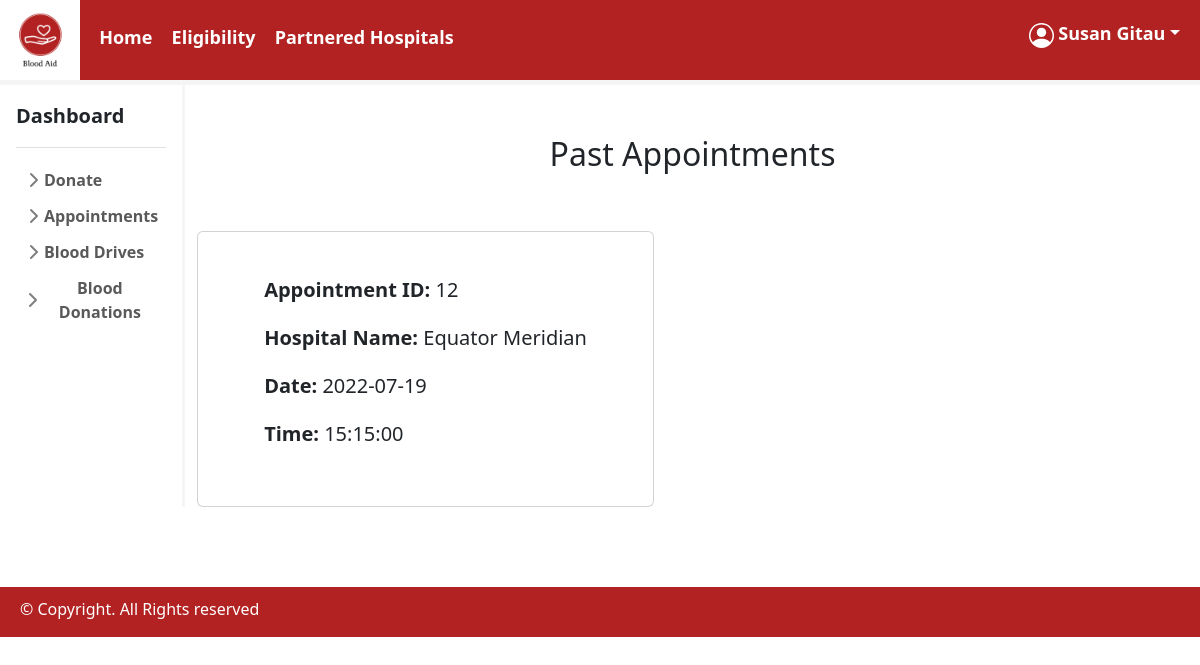
/hospital_appointment/donorViewPastAppointments.php (signed in), run on the app's committed database.
### tables this page shows
CREATE TABLE `hospital_appointment` (
  `appointment_id` int(11) NOT NULL,
  `donor_id` int(11) NOT NULL,
  `hospital_id` int(11) NOT NULL,
  `date` date NOT NULL,
  `time` time NOT NULL,
  `status` varchar(15) NOT NULL DEFAULT 'not yet seen',
  `blood_details_status` varchar(15) NOT NULL DEFAULT 'pending'
);

CREATE TABLE `hospital` (
  `hospital_id` int(11) NOT NULL,
  `hospital_name` varchar(100) NOT NULL,
  `hospital_email` varchar(50) NOT NULL,
  `hospital_password` varchar(225) NOT NULL,
  `hospital_phoneNo` int(10) NOT NULL,
  `hospital_location` varchar(200) NOT NULL
);

### hospital_appointment/donorViewPastAppointments.php (the view, shortened to what this page needs)
<?php
include('../connection/connect.php');
$id = $_SESSION['id']??null;
$sql = "SELECT hospital.hospital_name, hospital_appointment.* FROM hospital_appointment LEFT JOIN hospital ON hospital.hospital_id = hospital_appointment.hospital_id WHERE donor_id = $id AND `status`= 'seen' ";
$result = $connection->query($sql);
?>
<!DOCTYPE html>
<html>
    <head>
        <link href="https://cdn.jsdelivr.net/npm/bootstrap@5.2.0-beta1/dist/css/bootstrap.min.css" rel="stylesheet">
        <link href = "https://code.jquery.com/ui/1.10.4/themes/blitzer/jquery-ui.css" rel = "stylesheet">
        <link href = "../css/styles.css" rel = "stylesheet">
    </head>
    <body>
        <header>
        <nav>
            <img id="logo" src="../images/Logo.png" width="80"height="80">
            <a href="../homepage.php" style="margin-left:15px;">Home</a>
            <a href="../donation_requirements.php" style="margin-left:15px;">Eligibility</a>
            <a href="../RegisteredHospitals.php" style="margin-left:15px;">Partnered Hospitals</a>
                <a href = ''style = "float: right;margin-right: 20px; padding-top:20px;" class = 'dropdown-toggle password' id = 'user' data-bs-toggle="dropdown">&nbsp;<?php echo $_SESSION['name']??null;?></a>
            </nav>
        </header>
        <main class="donor_land">
<div class="flex-shrink-1 p-3 bg-white" id="dash">
<a href="../donor_page.php" class="d-flex align-items-center pb-3 mb-3 link-dark text-decoration-none border-bottom">
<span class="fs-5 fw-semibold">Dashboard</span>
</a>
<ul class="list-unstyled ps-0">
<li class="mb-1">
<button class="btn btn-toggle d-inline-flex align-items-center rounded border-0 collapsed" data-bs-toggle="collapse" data-bs-target="#donate-collapse" aria-expanded="false">
  Donate
</button>
</li>
<li class="mb-1">
<button class="btn btn-toggle d-inline-flex align-items-center rounded border-0 collapsed" data-bs-toggle="collapse" data-bs-target="#appointment-collapse" aria-expanded="false">
  Appointments
</button>
</li>
<li class="mb-1">
<button class="btn btn-toggle d-inline-flex align-items-center rounded border-0 collapsed" data-bs-toggle="collapse" data-bs-target="#drive-collapse" aria-expanded="false">
  Blood Drives
</button>
</li>
<li class="mb-1">
<button class="btn btn-toggle d-inline-flex align-items-center rounded border-0 collapsed" data-bs-toggle="collapse" data-bs-target="#donations-collapse" aria-expanded="false">
  Blood Donations
</button>
</li>
</ul>
</div>
        <div class="container">
        <h2 style = 'text-align:center; margin-top:50px;'> Past Appointments</h2>
        <div class="cards-data">
        <?php
                    if (mysqli_num_rows($result) > 0)
                    {
                        while($row = mysqli_fetch_assoc($result))
                        {
                            $appointment_id = $row['appointment_id'];
                            ?>
				<div class="row">
                <div class="col-md-auto">
					<div class="card" style="margin-top:50px; margin-right:10px;">
                    <form action="editAppointment.php?appointment_id=<?php echo $appointment_id;?>" method="post" style='margin-top:10px;'>
						<div class="card-body">
								<div>
                                <h5 class="header-title mt-0 mb-4"><strong>Appointment ID:</strong> <?php echo $row['appointment_id']; ?></h5>
                                <h5 class="header-title mt-0 mb-4"><strong>Hospital Name: </strong><?php echo $row['hospital_name']; ?></h5>
                                <h5 class="header-title mt-0 mb-4"><strong>Date: </strong><?php echo $row['date']; ?></h5>
                                <h5 class="header-title mt-0 mb-4"><strong>Time: </strong><?php echo $row['time']; ?></h5>
								</div>
                        </form>
						</div>
                        </div>
					</div>
                        </div>
                          <?php
                        }
                    }else{
                        echo "<div class = 'col'></div><div style = 'text-align:center; margin-top: 20px;margin-bottom:317px'class = 'col-md-auto'><h5>You have not been to any appointments</h5></div><div class = 'col'></div>";
                    }
                ?>
                </div>
        </main>
        <footer style="margin-top:80px;">
            <p>&#169; Copyright. All Rights reserved</p>
        </footer>
    </body>
</html>

### css/styles.css (style rules this page uses)
form { padding:20px 50px; font-weight: 500; }
nav a { color:white; text-decoration: none; font-weight: bold; font-size: large; }
nav { top:0; width:100%; border-bottom: solid whitesmoke 5px; color:white; background-color: #b22222; }
footer { color:white; background-color: #b22222; height:50px; padding-left:20px; padding-top:10px; }
#logo { padding: 0; }
.cards-data { display: flex; }
.donor_land { display:flex; }
.btn-toggle { padding: .25rem .5rem; font-weight: 600; color: rgba(0, 0, 0, .65); background-color: transparent; }
.btn-toggle::before { width: 1.25em; line-height: 0; transition: transform .35s ease; transform-origin: .5em 50%; }
#dash { border-right:solid whitesmoke; }

### data on the page
hospital_appointment: appointment_id "12", hospital.hospital_name "Equator Meridian", date "2022-07-19", time "15:15:00"

### other printed values
$_SESSION['name'] "Susan Gitau"
